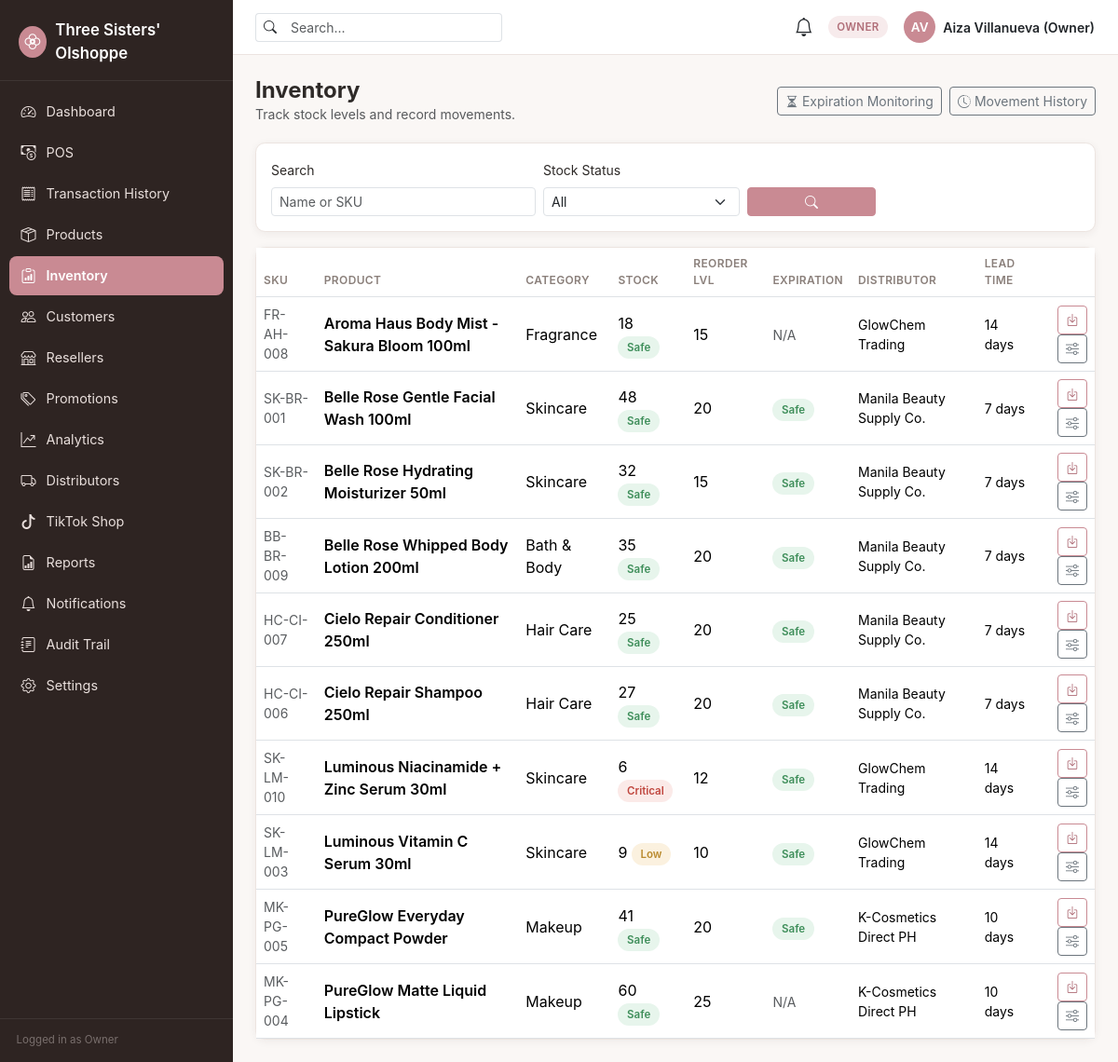
The app's page /inventory/index.php (signed in) with its own data.
### tables this page shows
CREATE TABLE products (
    id                      INT UNSIGNED AUTO_INCREMENT PRIMARY KEY,
    sku                     VARCHAR(50) NOT NULL UNIQUE,
    name                    VARCHAR(150) NOT NULL,
    category_id             INT UNSIGNED NULL,
    brand_id                INT UNSIGNED NULL,
    description             TEXT NULL,
    cost_price              DECIMAL(10,2) NOT NULL DEFAULT 0.00,
    selling_price           DECIMAL(10,2) NOT NULL DEFAULT 0.00,
    reorder_level           INT UNSIGNED NOT NULL DEFAULT 10,
    expiration_date         DATE NULL,
    primary_distributor_id  INT UNSIGNED NULL,
    lead_time_days          SMALLINT UNSIGNED NULL,       
    image_path              VARCHAR(255) NULL,
    status                  ENUM('active','archived') NOT NULL DEFAULT 'active',
    created_at              TIMESTAMP NOT NULL DEFAULT CURRENT_TIMESTAMP,
    updated_at              TIMESTAMP NOT NULL DEFAULT CURRENT_TIMESTAMP ON UPDATE CURRENT_TIMESTAMP,
    FOREIGN KEY (category_id) REFERENCES categories(id) ON DELETE SET NULL,
    FOREIGN KEY (brand_id) REFERENCES brands(id) ON DELETE SET NULL,
    FOREIGN KEY (primary_distributor_id) REFERENCES distributors(id) ON DELETE SET NULL,
    INDEX idx_products_category (category_id),
    INDEX idx_products_brand (brand_id),
    INDEX idx_products_status (status),
    INDEX idx_products_expiration (expiration_date)
);

CREATE TABLE categories (
    id              INT UNSIGNED AUTO_INCREMENT PRIMARY KEY,
    name            VARCHAR(100) NOT NULL UNIQUE,
    description     VARCHAR(255) NULL,
    status          ENUM('active','inactive') NOT NULL DEFAULT 'active',
    created_at      TIMESTAMP NOT NULL DEFAULT CURRENT_TIMESTAMP,
    updated_at      TIMESTAMP NOT NULL DEFAULT CURRENT_TIMESTAMP ON UPDATE CURRENT_TIMESTAMP
);

CREATE TABLE distributors (
    id              INT UNSIGNED AUTO_INCREMENT PRIMARY KEY,
    name            VARCHAR(150) NOT NULL,
    contact_person  VARCHAR(150) NULL,
    phone           VARCHAR(30) NULL,
    email           VARCHAR(150) NULL,
    address         VARCHAR(255) NULL,
    lead_time_days  SMALLINT UNSIGNED NOT NULL DEFAULT 7,
    status          ENUM('active','inactive') NOT NULL DEFAULT 'active',
    created_at      TIMESTAMP NOT NULL DEFAULT CURRENT_TIMESTAMP,
    updated_at      TIMESTAMP NOT NULL DEFAULT CURRENT_TIMESTAMP ON UPDATE CURRENT_TIMESTAMP
);

### core/ProductService.php (called while the page is built, shortened)
<?php
final class ProductService
{
    public static function search(array $filters, int $page = 1): array
    {
        $where = ['1=1'];
        $params = [];
        if (!empty($filters['status'])) {
            $where[] = 'p.status = :status';
            $params['status'] = $filters['status'];
        } else {
            $where[] = "p.status != 'archived'";
        }
        $whereSql = implode(' AND ', $where);
        $page = max(1, $page);
        $offset = ($page - 1) * self::PER_PAGE;
        $countStmt = db()->prepare("SELECT COUNT(*) FROM products p WHERE $whereSql");
        $countStmt->execute($params);
        $total = (int) $countStmt->fetchColumn();
        $sql = "SELECT p.*, c.name AS category_name, b.name AS brand_name, d.name AS distributor_name,
                       COALESCE(i.quantity_on_hand, 0) AS quantity_on_hand
                FROM products p
                LEFT JOIN categories c ON c.id = p.category_id
                LEFT JOIN brands b ON b.id = p.brand_id
                LEFT JOIN distributors d ON d.id = p.primary_distributor_id
                LEFT JOIN inventory i ON i.product_id = p.id
                WHERE $whereSql
                ORDER BY p.name ASC
                LIMIT " . self::PER_PAGE . " OFFSET $offset";
        $stmt = db()->prepare($sql);
        $stmt->execute($params);
        $items = $stmt->fetchAll();
        foreach ($items as &$item) {
            $item['stock_status'] = InventoryService::stockStatus((int) $item['quantity_on_hand'], (int) $item['reorder_level']);
        }
        return [
            'items' => $items,
            'total' => $total,
            'page' => $page,
            'pages' => max(1, (int) ceil($total / self::PER_PAGE)),
        ];
    }
}

### config/database.php (called while the page is built, shortened)
<?php
function db(): PDO
{
    static $pdo = null;
    if ($pdo instanceof PDO) {
        return $pdo;
    }
    $host = getenv('DB_HOST') ?: '127.0.0.1';
    $port = getenv('DB_PORT') ?: '3306';
    $name = getenv('DB_NAME') ?: 'three_sisters';
    $user = getenv('DB_USER') ?: 'root';
    $pass = getenv('DB_PASS') ?: '';
    $charset = 'utf8mb4';
    $dsn = "mysql:host={$host};port={$port};dbname={$name};charset={$charset}";
    $options = [
        PDO::ATTR_ERRMODE            => PDO::ERRMODE_EXCEPTION,
        PDO::ATTR_DEFAULT_FETCH_MODE => PDO::FETCH_ASSOC,
        PDO::ATTR_EMULATE_PREPARES   => false,
    ];
    try {
        $pdo = new PDO($dsn, $user, $pass, $options);
    } catch (PDOException $e) {
        error_log('[DB CONNECTION ERROR] ' . $e->getMessage());
        http_response_code(500);
        die('A system error occurred. Please try again later or contact the administrator.');
    }
    return $pdo;
}

### core/InventoryService.php (called while the page is built, shortened)
<?php
final class InventoryService
{
    public static function stockStatus(int $quantityOnHand, int $reorderLevel): string
    {
        if ($reorderLevel > 0 && $quantityOnHand <= $reorderLevel * 0.5) return 'critical';
        if ($quantityOnHand <= $reorderLevel) return 'low';
        return 'safe';
    }
    public static function expirationStatus(?string $expirationDate, int $windowDays = 30): ?string
    {
        if (!$expirationDate) return null;
        $today = new DateTimeImmutable('today');
        $expiry = new DateTimeImmutable($expirationDate);
        $daysLeft = (int) $today->diff($expiry)->format('%r%a');
        return 'safe';
    }
}

### config/permissions.php (called while the page is built, shortened)
<?php
function can(string $permissionCode): bool
{
    return in_array($permissionCode, $_SESSION['permissions'] ?? [], true);
}

### inventory/index.php (the view, shortened to what this page needs)
<?php
$filters = ['q' => trim($_GET['q'] ?? ''), 'stock_status' => $_GET['stock_status'] ?? ''];
$page = max(1, (int) ($_GET['page'] ?? 1));
$result = ProductService::search(array_merge($filters, ['status' => 'active']), $page);
$badgeMap = ['safe' => 'badge-success', 'low' => 'badge-warning', 'critical' => 'badge-danger', 'expiring_soon' => 'badge-warning', 'expired' => 'badge-danger'];
require __DIR__ . '/../components/header.php';
?>
<div class="page-header d-flex justify-content-between align-items-center flex-wrap gap-2">
    <div>
        <h1 class="page-title h4 mb-0">Inventory</h1>
        <p class="text-muted mb-0 small">Track stock levels and record movements.</p>
    </div>
    <div class="d-flex gap-2">
        <a href="<?= BASE_URL ?>/inventory/expiration.php" class="btn btn-outline-secondary btn-sm"><i class="bi bi-hourglass-split me-1"></i>Expiration Monitoring</a>
        <a href="<?= BASE_URL ?>/inventory/movements.php" class="btn btn-outline-secondary btn-sm"><i class="bi bi-clock-history me-1"></i>Movement History</a>
    </div>
</div>
<div class="ts-card p-3 mb-3">
    <form method="GET" class="row g-2 align-items-end">
        <div class="col-md-4">
            <label class="form-label small">Search</label>
            <input type="text" name="q" class="form-control form-control-sm" placeholder="Name or SKU" value="<?= htmlspecialchars($filters['q']) ?>">
        </div>
        <div class="col-md-3">
            <label class="form-label small">Stock Status</label>
            <select name="stock_status" class="form-select form-select-sm">
                <option value="">All</option>
            </select>
        </div>
        <div class="col-md-2">
            <button type="submit" class="btn btn-primary btn-sm w-100"><i class="bi bi-search"></i></button>
        </div>
    </form>
</div>
<div class="ts-card">
    <?php if (!$result['items']): ?>
        <div class="empty-state"><i class="bi bi-clipboard-data"></i><p class="mb-0">No products found.</p></div>
    <?php else: ?>
        <div class="table-responsive">
            <table class="table align-middle mb-0">
                <thead><tr><th>SKU</th><th>Product</th><th>Category</th><th>Stock</th><th>Reorder Lvl</th><th>Expiration</th><th>Distributor</th><th>Lead Time</th><th></th></tr></thead>
                <tbody>
                <?php foreach ($result['items'] as $p): ?>
                    <tr>
                        <td class="text-muted small"><?= htmlspecialchars($p['sku']) ?></td>
                        <td class="fw-semibold"><?= htmlspecialchars($p['name']) ?></td>
                        <td><?= htmlspecialchars($p['category_name'] ?? '—') ?></td>
                        <td>
                            <?= (int) $p['quantity_on_hand'] ?>
                            <span class="badge-status <?= $badgeMap[$p['stock_status']] ?>"><?= ucfirst($p['stock_status']) ?></span>
                        </td>
                        <td><?= (int) $p['reorder_level'] ?></td>
                        <td>
                            <?php if ($p['expiration_status']): ?>
                                <span class="badge-status <?= $badgeMap[$p['expiration_status']] ?? 'badge-neutral' ?>"><?= str_replace('_', ' ', ucfirst($p['expiration_status'])) ?></span>
                            <?php else: ?><span class="text-muted small">N/A</span><?php endif; ?>
                        </td>
                        <td class="small"><?= htmlspecialchars($p['distributor_name'] ?? '—') ?></td>
                        <td class="small"><?= (int) ($p['lead_time_days'] ?? 0) ?: '—' ?> <?= $p['lead_time_days'] ? 'days' : '' ?></td>
                        <td class="text-end">
                            <button class="btn btn-sm btn-outline-primary" data-bs-toggle="modal" data-bs-target="#stockInModal"
                                    onclick="openStockIn(<?= $p['id'] ?>, '<?= htmlspecialchars($p['name'], ENT_QUOTES) ?>')">
                                <i class="bi bi-box-arrow-in-down"></i>
                            </button>
                            <?php if (can('inventory.adjust')): ?>
                                <button class="btn btn-sm btn-outline-secondary" data-bs-toggle="modal" data-bs-target="#adjustModal"
                                        onclick="openAdjust(<?= $p['id'] ?>, '<?= htmlspecialchars($p['name'], ENT_QUOTES) ?>')">
                                    <i class="bi bi-sliders"></i>
                                </button>
                            <?php endif; ?>
                        </td>
                    </tr>
                <?php endforeach; ?>
                </tbody>
            </table>
        </div>
    <?php endif; ?>
</div>
<?php require __DIR__ . '/../components/footer.php'; ?>

### assets/css/style.css (style rules this page uses)
:root { --ts-font-heading: 'Poppins', -apple-system, 'Segoe UI', Roboto, 'Helvetica Neue', Arial, sans-serif; --ts-font-body: 'Inter', -apple-system, 'Segoe UI', Roboto, 'Helvetica Neue', Arial, sans-serif; --ts-bg: #FAF7F5; --ts-surface: #FFFFFF; --ts-text: #2E2A28; --ts-text-muted: #8A7F7A; --ts-border: #ECE4E0; --ts-accent: #C98A93; --ts-accent-dark: #B06E78; --ts-accent-tint: #F7EBEC; --ts-sidebar-bg: #2E2422; --ts-sidebar-text: #E9DFDC; --ts-sidebar-active: #C98A93; --ts-success: #3E8E5A; --ts-success-bg: #E7F5EC; --ts-warning: #B98A2E; --ts-warning-bg: #FBF1DF; --ts-danger: #C0473F; --ts-danger-bg: #FBEAE8; --ts-info: #3E7CB1; --ts-info-bg: #E8F1FA; --ts-radius: 0.65rem; --ts-shadow: 0 2px 10px rgba(46, 34, 28, 0.06); --ts-shadow-lg: 0 8px 28px rgba(46, 34, 28, 0.10); --bs-body-font-family: var(--ts-font-body); }
body { background-color: var(--ts-bg); color: var(--ts-text); font-family: var(--ts-font-body); }
h1, h2, h3, h4, h5, h6, .brand-font { font-family: var(--ts-font-heading); color: var(--ts-text); }
a { color: var(--ts-accent-dark); }
.btn-primary { background-color: var(--ts-accent); border-color: var(--ts-accent); color: #fff; }
.btn-outline-primary { color: var(--ts-accent-dark); border-color: var(--ts-accent); }
.page-header { margin-bottom: 1.25rem; }
.page-header .page-title { font-weight: 700; margin-bottom: 0.15rem; }
.card, .ts-card { background: var(--ts-surface); border: 1px solid var(--ts-border); border-radius: var(--ts-radius); box-shadow: var(--ts-shadow); }
.badge-status { font-weight: 600; font-size: 0.72rem; padding: 0.32rem 0.6rem; border-radius: 999px; }
.badge-success { background: var(--ts-success-bg); color: var(--ts-success); }
.badge-warning { background: var(--ts-warning-bg); color: var(--ts-warning); }
.badge-danger { background: var(--ts-danger-bg); color: var(--ts-danger); }
.table thead th { font-size: 0.75rem; text-transform: uppercase; letter-spacing: 0.03em; color: var(--ts-text-muted); border-bottom-width: 1px; font-weight: 600; }
.table td { vertical-align: middle; }

### records on screen
products: sku "FR-AH-008", name "Aroma Haus Body Mist - Sakura Bloom 100ml", category.name "Fragrance", quantity_on_hand "18", stock_status "Safe", reorder_level "15", shows "N/A", primary_distributor.name "GlowChem Trading", lead_time_days "14"
products: sku "SK-BR-001", name "Belle Rose Gentle Facial Wash 100ml", category.name "Skincare", quantity_on_hand "48", stock_status "Safe", reorder_level "20", expiration_status "Safe", primary_distributor.name "Manila Beauty Supply Co.", lead_time_days "7"
products: sku "SK-BR-002", name "Belle Rose Hydrating Moisturizer 50ml", category.name "Skincare", quantity_on_hand "32", stock_status "Safe", reorder_level "15", expiration_status "Safe", primary_distributor.name "Manila Beauty Supply Co.", lead_time_days "7"
products: sku "BB-BR-009", name "Belle Rose Whipped Body Lotion 200ml", category.name "Bath & Body", quantity_on_hand "35", stock_status "Safe", reorder_level "20", expiration_status "Safe", primary_distributor.name "Manila Beauty Supply Co.", lead_time_days "7"
products: sku "HC-CI-007", name "Cielo Repair Conditioner 250ml", category.name "Hair Care", quantity_on_hand "25", stock_status "Safe", reorder_level "20", expiration_status "Safe", primary_distributor.name "Manila Beauty Supply Co.", lead_time_days "7"
products: sku "HC-CI-006", name "Cielo Repair Shampoo 250ml", category.name "Hair Care", quantity_on_hand "27", stock_status "Safe", reorder_level "20", expiration_status "Safe", primary_distributor.name "Manila Beauty Supply Co.", lead_time_days "7"
products: sku "SK-LM-010", name "Luminous Niacinamide + Zinc Serum 30ml", category.name "Skincare", quantity_on_hand "6", stock_status "Critical", reorder_level "12", expiration_status "Safe", primary_distributor.name "GlowChem Trading", lead_time_days "14"
products: sku "SK-LM-003", name "Luminous Vitamin C Serum 30ml", category.name "Skincare", quantity_on_hand "9", stock_status "Low", reorder_level "10", expiration_status "Safe", primary_distributor.name "GlowChem Trading", lead_time_days "14"
products: sku "MK-PG-005", name "PureGlow Everyday Compact Powder", category.name "Makeup", quantity_on_hand "41", stock_status "Safe", reorder_level "20", expiration_status "Safe", primary_distributor.name "K-Cosmetics Direct PH", lead_time_days "10"
products: sku "MK-PG-004", name "PureGlow Matte Liquid Lipstick", category.name "Makeup", quantity_on_hand "60", stock_status "Safe", reorder_level "25", shows "N/A", primary_distributor.name "K-Cosmetics Direct PH", lead_time_days "10"

### other values on screen
APP_NAME "Three Sisters' Olshoppe"
$item['label'] "Dashboard"
$item['label'] "POS"
$item['label'] "Transaction History"
$item['label'] "Products"
$item['label'] "Inventory"
$item['label'] "Customers"
$item['label'] "Resellers"
$item['label'] "Promotions"
$item['label'] "Analytics"
$item['label'] "Distributors"
$item['label'] "TikTok Shop"
$item['label'] "Reports"
$item['label'] "Notifications"
$item['label'] "Audit Trail"
